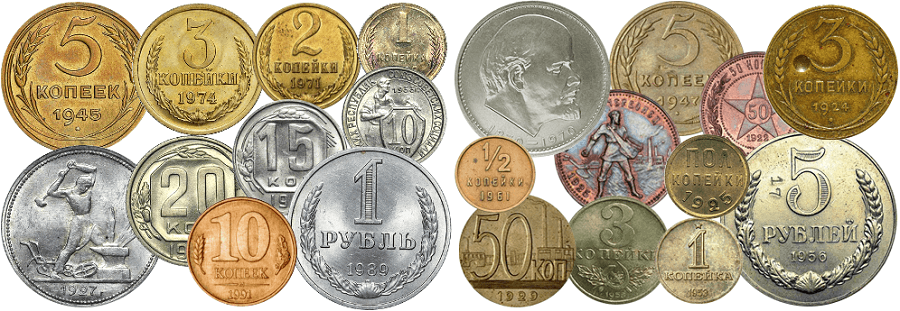
#> input picture task_8/img.png, 900 x 311 px
$ jupyter execute Hough_method.ipynb
#> lines starting #> are read from the running program, lines starting #| are printed output that depends on the picture; after the words box and inside, x2 and y2 are one past the last pixel; in counts of white or black regions, pixels touching at a corner belong together
[cell 1]
import numpy as np
import cv2 as cv

[cell 2]
img = cv.imread('img.png')
#> img is the input picture: shape (311, 900, 3); mean B, G, R 137, 164.9, 177.9
gray = cv.cvtColor(img, cv.COLOR_BGR2GRAY)
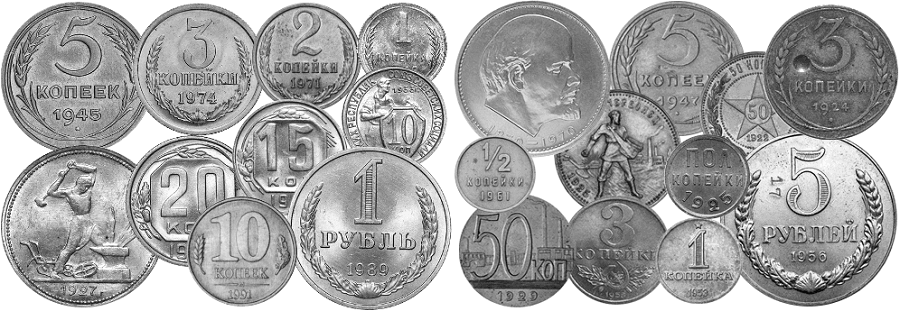
#> gray: shape (311, 900); min 8, max 255, mean 165.6
gray = cv.medianBlur(gray, 5)
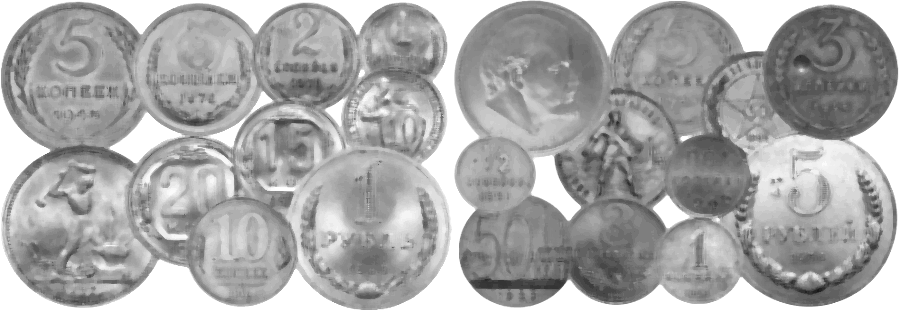
#> gray: shape (311, 900); min 24, max 255, mean 168.5
rows = gray.shape[0]
#> rows = 311
circles = cv.HoughCircles(gray, cv.HOUGH_GRADIENT, 1, rows / 4,
                          param1=200, param2=30,
                          minRadius=1, maxRadius=80)
#> circles = 20 rows, first 8: [830.5, 71.5, 67.7], [78.5, 228.5, 77.2], [198.5, 69.5, 66.1], [531.5, 78.5, 78.3], [306.5, 56.5, 54.1], [371.5, 230.5, 78.3], [241.5, 249.5, 56.1], [401.5, 47.5, 45.2]
if circles is not None:
    circles = np.uint16(np.around(circles))
#> circles = 20 rows, first 8: [830, 72, 68], [78, 228, 77], [198, 70, 66], [532, 78, 78], [306, 56, 54], [372, 230, 78], [242, 250, 56], [402, 48, 45]
    for i in circles[0, :]:
        center = (i[0], i[1])
        cv.circle(img, center, 1, (0, 100, 100), 3)
        radius = i[2]
        cv.circle(img, center, radius, (255, 0, 255), 3)
#> this loop made 20 passes
#> (center, radius) on passes 1 to 12: ((830, 72), 68), ((78, 228), 77), ((198, 70), 66), ((532, 78), 78), ((306, 56), 54), ((372, 230), 78), ((242, 250), 56), ((402, 48), 45), ((516, 250), 58), ((80, 78), 78), ((808, 216), 74), ((678, 68), 68)
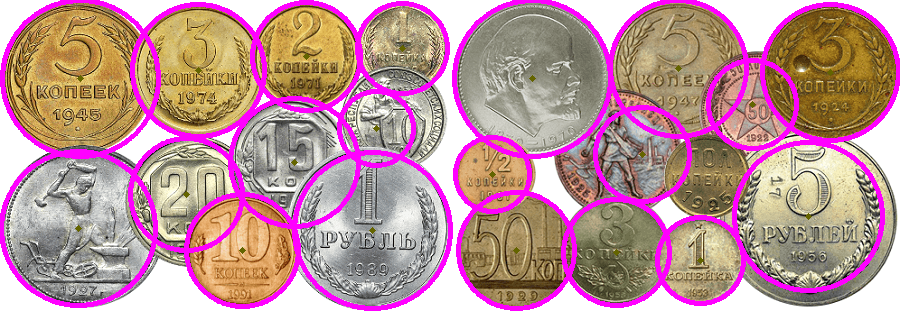
#> img: shape (311, 900, 3); 12.64% of pixels changed, all inside (x1, y1, x2, y2) = (0, 0, 900, 311)
cv.imshow("detected circles", img)
cv.waitKey(0)
cv.destroyAllWindows()
